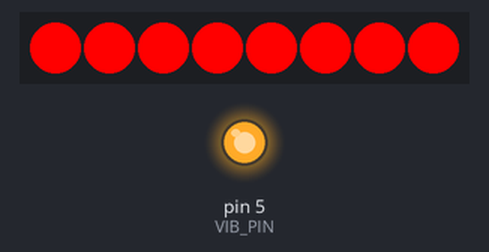
Recording of a sketch running on a simulated Arduino Uno, built with avr-gcc and run on an emulated ATmega328P. On the bench: 8 RGB LEDs in strip order, left to right, output pins drawn as LEDs (lit = HIGH). Dim RGB values are drawn brighter than linear.

Above: at 0.1 s.
At 0.8 s:
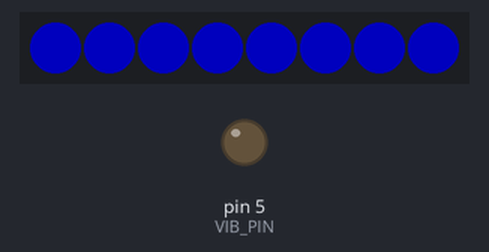
Timing chart, 0 to 130.0 s (numbered marks = the images above):
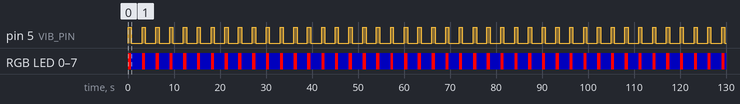

The sketch:

week06_main.ino
```cpp
#include <Adafruit_NeoPixel.h>

const int PIXEL_PIN = 4;
const int VIB_PIN = 5;
Adafruit_NeoPixel strip(8, PIXEL_PIN, NEO_GRB + NEO_KHZ800);

void setup() {
  pinMode(VIB_PIN, OUTPUT);
  strip.begin();
  strip.show();
}

void loop() {
  bool trigger = millis() % 3000 < 700;
  uint32_t color = trigger ? strip.Color(255, 0, 0) : strip.Color(0, 0, 80);
  for (int i = 0; i < strip.numPixels(); i++) strip.setPixelColor(i, color);
  strip.show();
  digitalWrite(VIB_PIN, trigger ? HIGH : LOW);
  delay(80);
}
```

Measured:
- by itself, pin 5 (VIB_PIN): alternates HIGH for 0.73 s and LOW for 2.3 s
- by itself, RGB LED 0–7: alternates RGB(255, 0, 0) for 0.73 s and RGB(0, 0, 80) for 2.3 s
